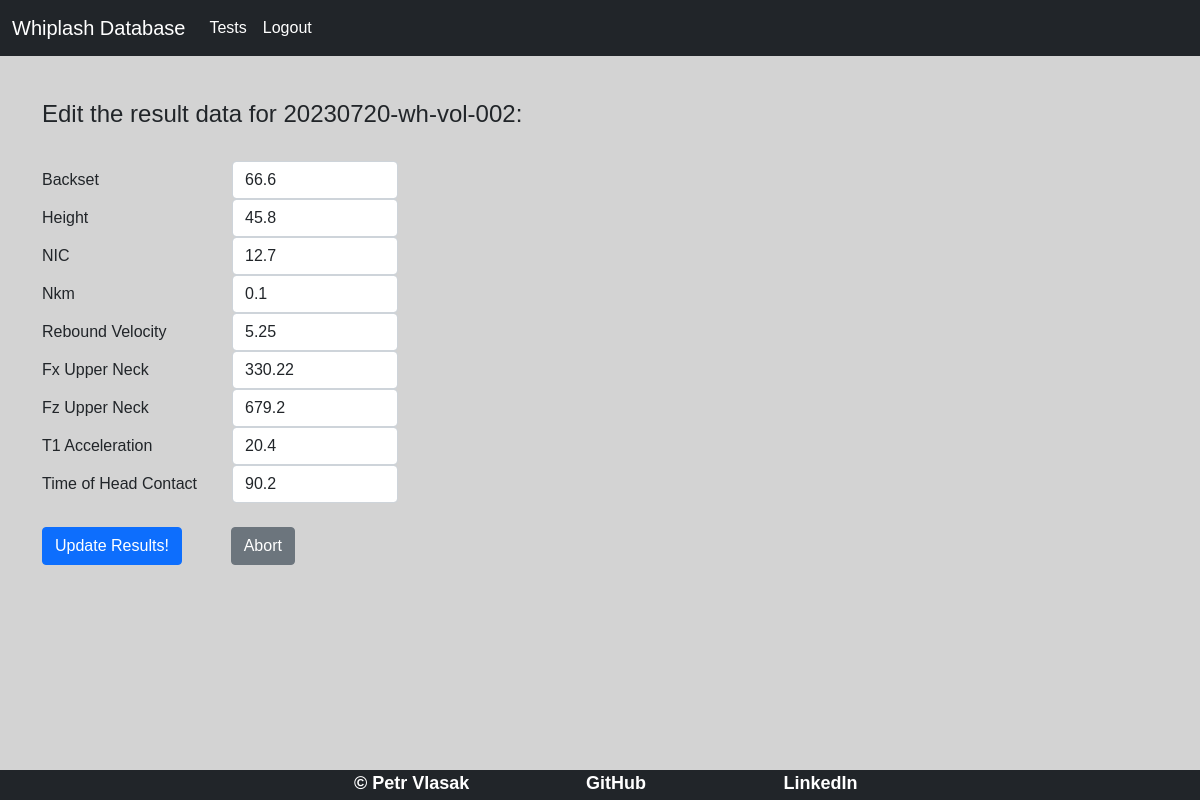
Page /update/6 (signed in) on the committed database.
### models.py (models this page shows, shortened)
class Test(db.Model):
    id = db.Column(db.Integer, primary_key=True)
    label = db.Column(db.String(128), index=True, unique=False)
    pulse_id = db.Column(db.Integer, db.ForeignKey('pulse.id'))
    sample_id = db.Column(db.Integer, db.ForeignKey('sample.id'))
    result_id = db.relationship('Result', backref='test', uselist=False, cascade='all, delete, delete-orphan')

class Result(db.Model):
    id = db.Column(db.Integer, primary_key=True)
    backset = db.Column(db.Float, unique=False)
    height = db.Column(db.Float, unique=False)
    NIC = db.Column(db.Float, index=False, unique=False)
    Nkm = db.Column(db.Float, index=False, unique=False)
    rebound_velocity = db.Column(db.Float, index=False, unique=False)
    Fx_upper_neck = db.Column(db.Float, index=False, unique=False)
    Fz_upper_neck = db.Column(db.Float, index=False, unique=False)
    T1_acceleration = db.Column(db.Float, index=False, unique=False)
    time_head_contact = db.Column(db.Float, index=False, unique=False)
    test_id = db.Column(db.Integer, db.ForeignKey('test.id'))

### routes.py (the view)
@app.route('/update/<int:id>', methods=['GET', 'POST'])
@login_required
def update(id):
    form = ResultForm()
    result_to_update = Result.query.get_or_404(id)
    test_data = Test.query.get(id)
    if request.method == "POST":
        result_to_update.backset = request.form['Backset']
        result_to_update.height = request.form['Height']
        result_to_update.NIC = request.form['NIC']
        result_to_update.Nkm = request.form['Nkm']
        result_to_update.rebound_velocity = request.form['rebound_velocity']
        result_to_update.Fx_upper_neck = request.form['Fx_upper_neck']
        result_to_update.Fz_upper_neck = request.form['Fz_upper_neck']
        result_to_update.T1_acceleration = request.form['T1_acceleration']
        result_to_update.time_head_contact = request.form['time_head_contact']
        try:
            db.session.commit()
            flash("Result data updated successfully!")
            return redirect(url_for('test', id=id, _external=True, _scheme='http'))
        except:
            flash("Error! Looks like there is a problem.")
            return render_template("update.html", form=form, update_variable=result_to_update,
                                   label_variable=test_data.label)
    else:
        return render_template("update.html", form=form, update_variable=result_to_update,
                               label_variable=test_data.label)

### forms.py
class ResultForm(FlaskForm):
    Backset = FloatField("Backset")
    Height = FloatField("Height")
    NIC = FloatField("NIC", validators=[DataRequired()])
    Nkm = FloatField("Nkm", validators=[DataRequired()])
    rebound_velocity = FloatField("Rebound Velocity", validators=[DataRequired()])
    Fx_upper_neck = FloatField("Fx Upper Neck", validators=[DataRequired()])
    Fz_upper_neck = FloatField("Fz Upper Neck", validators=[DataRequired()])
    T1_acceleration = FloatField("T1 Acceleration", validators=[DataRequired()])
    time_head_contact = FloatField("Time Head Contact", validators=[DataRequired()])
    submit = SubmitField('Update Results!')
    cancel = SubmitField('Cancel')

### routes.py (called while the page is built)
@login_manager.user_loader
def load_user(user_id):
    return User.query.get(int(user_id))

### templates/update.html (shortened to what this page needs)
{% extends "base.html" %}
{% block content %}
<div class="result-update">
    <h4> Edit the result data for {{ label_variable }}: </h4>
    <br>
    <form action="/update/{{update_variable.id}}" method="post">
        <div class="row">
            <label for="Backset" class="col-sm-2 col-form-label"> Backset </label>
            <div class="col-sm-2">
            <input type="number" step=".1" class="form-control" id="Backset" name="Backset" value="{{ update_variable.backset }}">
            </div>
        </div>
        <div class="row">
            <label for="Height" class="col-sm-2 col-form-label"> Height </label>
            <div class="col-sm-2">
            <input type="number" step=".1" class="form-control" id="Height" name="Height" value="{{ update_variable.height }}">
            </div>
        </div>
        <div class="row">
            <label for="NIC" class="col-sm-2 col-form-label"> NIC </label>
            <div class="col-sm-2">
            <input type="number" step=".01" class="form-control" id="NIC" name="NIC" value="{{ update_variable.NIC }}">
            </div>
        </div>
        <div class="row">
            <label for="Nkm" class="col-sm-2 col-form-label"> Nkm </label>
            <div class="col-sm-2">
            <input type="number" step=".01" class="form-control" id="Nkm" name="Nkm" value="{{ update_variable.Nkm }}">
            </div>
        </div>
        <div class="row">
            <label for="rebound_velocity" class="col-sm-2 col-form-label"> Rebound Velocity </label>
            <div class="col-sm-2">
            <input type="number" step=".01" class="form-control" id="rebound_velocity" name="rebound_velocity" value="{{ update_variable.rebound_velocity }}">
            </div>
        </div>
        <div class="row">
            <label for="Fx_upper_neck" class="col-sm-2 col-form-label"> Fx Upper Neck </label>
            <div class="col-sm-2">
            <input type="number" step=".1" class="form-control" id="Fx_upper_neck" name="Fx_upper_neck" value="{{ update_variable.Fx_upper_neck }}">
            </div>
        </div>
        <div class="row">
            <label for="Fz_upper_neck" class="col-sm-2 col-form-label"> Fz Upper Neck </label>
            <div class="col-sm-2">
            <input type="number" step=".1" class="form-control" id="Fz_upper_neck" name="Fz_upper_neck" value="{{ update_variable.Fz_upper_neck }}">
            </div>
        </div>
        <div class="row">
            <label for="T1_acceleration" class="col-sm-2 col-form-label"> T1 Acceleration </label>
            <div class="col-sm-2">
            <input type="number" step=".1" class="form-control" id="T1_acceleration" name="T1_acceleration" value="{{ update_variable.T1_acceleration }}">
            </div>
        </div>
        <div class="row">
            <label for="time_head_contact" class="col-sm-2 col-form-label"> Time of Head Contact </label>
            <div class="col-sm-2">
            <input type="number" step=".1" class="form-control" id="time_head_contact" name="time_head_contact" value="{{ update_variable.time_head_contact }}">
            </div>
        </div>
        <div class="row gx-3">
            <div class="col-2">
                <p>{{ form.submit(class="btn btn-primary") }} </p>
            </div>
            <div class="col-2">
                <a href="{{ url_for('profile') }}" class="btn btn-secondary"> Abort </a>
            </div>
        </div>
    </form>
</div>
{% endblock %}

### static/css/style.css (style rules this page uses)
html, body { width: 100%; height: 100%; margin: 0; padding: 0; background-color: #D3D3D3; font-family: 'Raleway', sans-serif; }
.page-container .result-update { padding-top: 100px; }

### rows in the picture
Test: label "20230720-wh-vol-002"
Result: Backset "66.6", Height "45.8", NIC "12.7", Nkm "0.1", rebound_velocity "5.25", Fx_upper_neck "330.22", Fz_upper_neck "679.2", T1_acceleration "20.4", time_head_contact "90.2"
